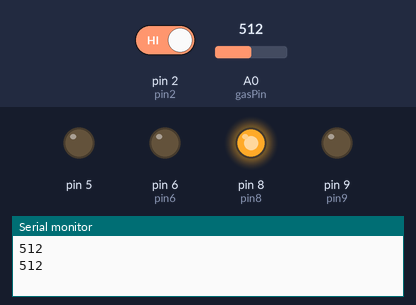
Simulated run of this sketch. Board: Arduino Uno, built with avr-gcc and run on an emulated ATmega328P. Shown: output pins drawn as LEDs (lit = HIGH), the last lines printed to the serial monitor. Inputs (shaded band) come from the test bench; at power-on: A0 (gasPin) = 512, pin 2 (pin2) HIGH.

Above: at 1.8 s.
1.9 s: A0 (gasPin) set to 533
3.4 s: A0 (gasPin) set to 568
At 5.0 s:
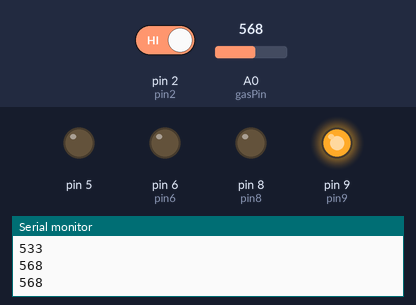
5.5 s: pin 2 (pin2) driven LOW
At 6.9 s:
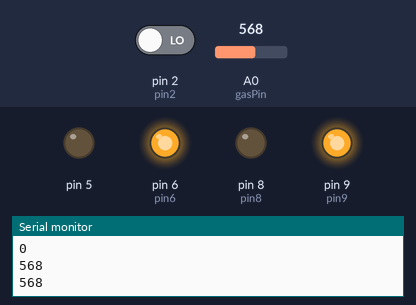
7.5 s: A0 (gasPin) set to 540
At 8.8 s:
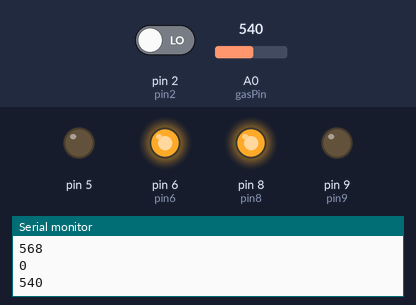
9.5 s: A0 (gasPin) set to 560
At 10.7 s:
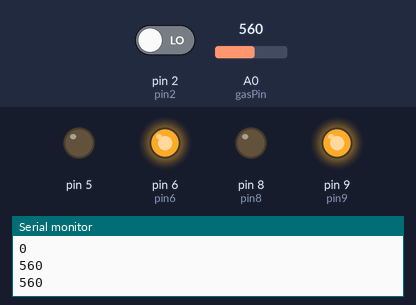
11.5 s: A0 (gasPin) set to 511
At 12.6 s:
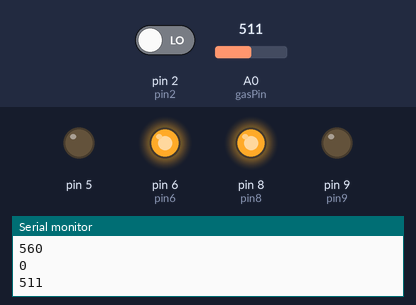
Timing chart, 0 to 14.5 s (numbered marks = the images above; inputs shaded):
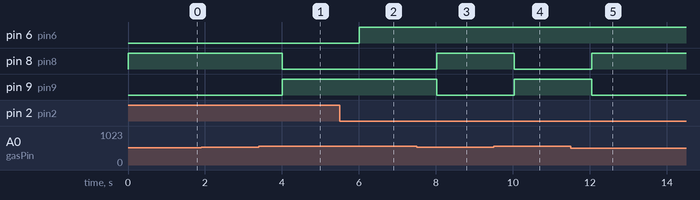

Measured:
- the behaviour switches between 550 and 551 on A0 (gasPin) (found by bisection; images 0 and 1)
- after the input at 3.4 s, pin 8 (pin8): HIGH → LOW after 0.60 s; pin 9 (pin9): LOW → HIGH after 0.60 s
- after the input at 5.5 s, pin 6 (pin6): LOW → HIGH after 0.51 s
- after the input at 7.5 s, pin 8 (pin8): LOW → HIGH after 0.53 s; pin 9 (pin9): HIGH → LOW after 0.53 s
- after the input at 9.5 s, pin 8 (pin8): HIGH → LOW after 0.53 s; pin 9 (pin9): LOW → HIGH after 0.53 s
- after the input at 11.5 s, pin 8 (pin8): LOW → HIGH after 0.55 s; pin 9 (pin9): HIGH → LOW after 0.55 s

The sketch:

arduino.ino
```cpp
#include <Wire.h>

//sensor gas
#include <MQ2.h>
#define gasPin A0
#define pin8 8  //Notif kipas

//sensor api
const int pin2 = 2;
#define pin9 9
#define pin6 6//Notif buzzer
int bacasensorApi = 0;

#include <SoftwareSerial.h>
SoftwareSerial wifi(A3, A2);//atau pin 16 dan 15

String str;

void setup() {
  //Set serial monitor pada 9600
  Serial.begin(9600);
  wifi.begin(115200);//serial untuk nodeMCU

//gas
  pinMode(pin9, OUTPUT);
  pinMode (pin8, OUTPUT);

//PIR
  pinMode(4, INPUT);
  pinMode(5, OUTPUT);

//api
  pinMode(pin2, INPUT);
  pinMode(pin6, OUTPUT);

}

void loop() {

{
str = "";//reset string

//if(digitalRead(4) == HIGH){
//}
//else { noTone(5);
//}

//pir / gerak
//  if (digitalRead(4) == HIGH) {
//    Serial.println("Motion Detected");
//    digitalWrite(5, HIGH);
//
//    str = String(str) + String("Terdeteksi Gerakan\n");
//  } else {
//    Serial.println("No Motion");
//    digitalWrite(5, LOW);
//  }

  bacasensorApi = digitalRead(pin2);
  //Serial.println(bacasensorApi);
  if (bacasensorApi == LOW) {
    // turn Buzzer on:
    digitalWrite(pin6, HIGH);

    str = String(str) + String("Terdeteksi Kebakaran\n");
    Serial.println(bacasensorApi);
  } else {
    // turn Buzzer off:
    digitalWrite(pin6, LOW);
  }

int gasSensor = analogRead(gasPin);
Serial.println(gasSensor);
  if (gasSensor > 550) {
    digitalWrite(pin9, HIGH);
    digitalWrite (pin8, LOW);
    str = String(str) + String("Gas = ") + String(gasSensor) + String(" ppm\n");
    str = String(str) + String("Terdeteksi Kebocoran Gas\n");
    Serial.println(gasSensor);
  } else {
    digitalWrite(pin9, LOW);
    digitalWrite(pin8, HIGH);
  }

    //kirim pesan ke nodeMCU
  wifi.println(str);

  delay(1000);}
}
```
